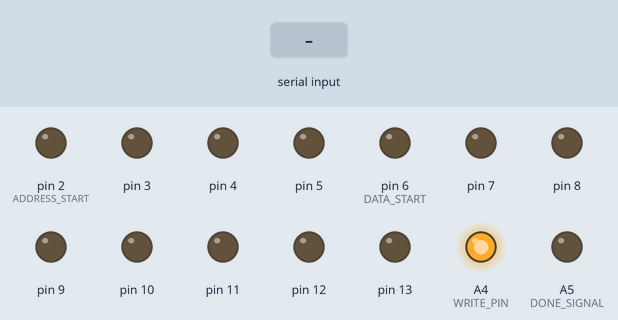
A sketch run on a simulated Arduino Uno, built with avr-gcc and run on an emulated ATmega328P. Parts: output pins drawn as LEDs (lit = HIGH). The inputs (shaded band) are chosen by the test bench.

Above: at 1.0 s.
1.1 s: byte 30 received over Serial
At 2.5 s:
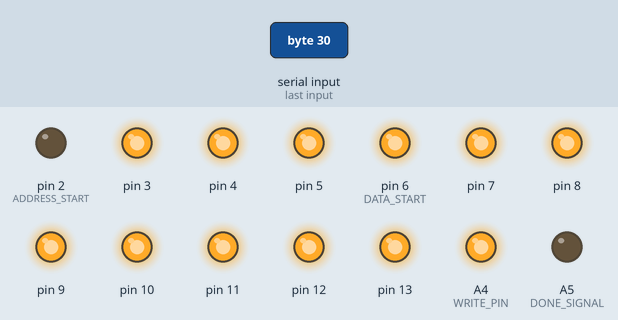
At 4.5 s:
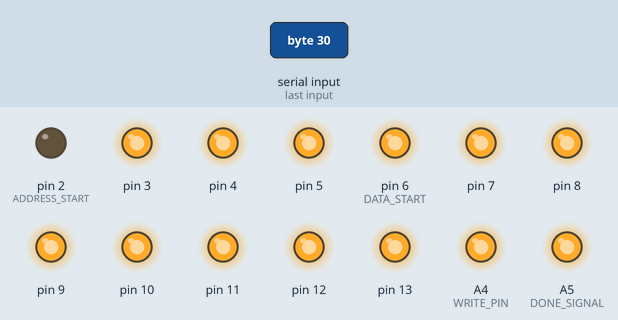
Timing chart, 0 to 6.0 s (numbered marks = the images above; inputs shaded):
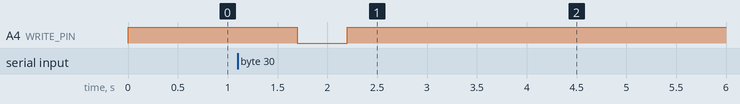

Measured:
- after the input at 1.1 s, pin 3–5, pin 6 (DATA_START), pin 7–13: LOW → HIGH after 0.10 s; A4 (WRITE_PIN): HIGH → LOW after 0.60 s, → HIGH 0.50 s later; A5 (DONE_SIGNAL): LOW → HIGH after 2.1 s

The sketch:

be8bit-loader.ino
```cpp
// POC (no data validation) memory loader for Ben Eater's 8-bit computer
#define DONE_SIGNAL A5
#define WRITE_PIN A4
#define ADDRESS_START 2
#define ADDRESS_SIZE 4
#define DATA_START 6
#define DATA_SIZE 8
#define FLASH_TIME 500
#define INTERVAL 1000

void setup() {
  pinMode(DONE_SIGNAL, OUTPUT);
  pinMode(WRITE_PIN, OUTPUT);
  for (int i = ADDRESS_START; i < ADDRESS_START+ADDRESS_SIZE; i++)
    pinMode(i, OUTPUT);
  for (int i = DATA_START; i < DATA_START+DATA_SIZE; i++)
    pinMode(i, OUTPUT);
  Serial.begin(9600);
  digitalWrite(WRITE_PIN, HIGH);
  while (!Serial.available())
    delay(100);
  int byte;
  while (Serial.available()) {
    byte = Serial.read();
    for (int i = 0; i < ADDRESS_SIZE; i++)
      digitalWrite(ADDRESS_START+i, byte & (1<<i) ? HIGH : LOW);
    byte = Serial.read();
    for (int i = 0; i < DATA_SIZE; i++)
      digitalWrite(DATA_START+i, byte & (1<<i) ? HIGH : LOW);
    delay(FLASH_TIME); digitalWrite(WRITE_PIN, LOW);
    delay(FLASH_TIME); digitalWrite(WRITE_PIN, HIGH);
    delay(INTERVAL);
  }
  digitalWrite(DONE_SIGNAL, HIGH);
}

void loop() {}
```
